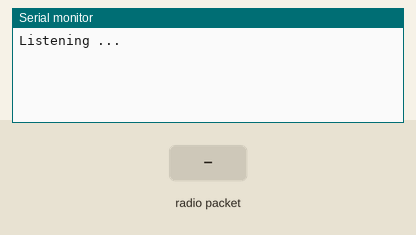
The sketch below on a simulated Arduino Uno, built with avr-gcc and run on an emulated ATmega328P. Parts: the last lines printed to the serial monitor. The inputs (shaded band) are chosen by the test bench. No radio packets arrive unless stated.

Above: at 1.2 s.
1.3 s: radio packet "1" arrives
At 2.1 s:
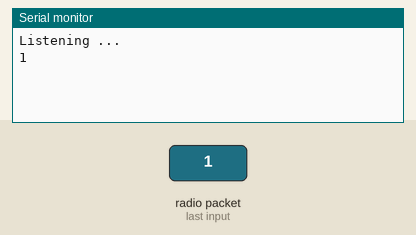
3.8 s: radio packet "0" arrives
At 5.2 s:
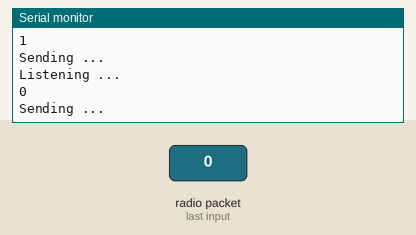
5.3 s: radio packet "2" arrives
At 6.6 s:
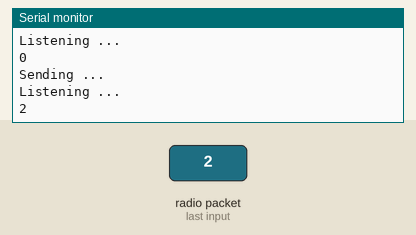

Measured:
- after the input at 1.3 s, the serial monitor: prints a new line at once (image 1)
- after the input at 3.8 s, the serial monitor: prints a new line at once (image 2)
- after the input at 5.3 s, the serial monitor: prints a new line after 0.52 s (image 3)

The sketch:

thermostats.ino
```cpp
/*
* Arduino Wireless Communication Tutorial
*       Example 1 - Receiver Code
*
* by Dejan Nedelkovski, www.HowToMechatronics.com
*
* Library: TMRh20/RF24, https://github.com/tmrh20/RF24/
*/
#include <SPI.h>
#include <nRF24L01.h>
#include <RF24.h>
RF24 radio(9, 8); // CE, CSN

const byte addresses[][6] = {"00001", "00010", "00020", "00025", "00030", "00035"};

int id = 1;
int chanel = (id * 2) + 1;
int q = 0;


void setup() {
  Serial.begin(9600);
  radio.begin();
  radio.openWritingPipe(addresses[chanel]);
  radio.openReadingPipe(0, addresses[chanel + 1]);
  radio.setPALevel(RF24_PA_MIN);
  //radio.setRetries(15,15);
  radio.setDataRate( RF24_250KBPS );
  //radio.printDetails();
}
void loop() {

  // RECEIVE
  Serial.println("Listening ...");
  radio.startListening();
    while(!radio.available()) {
  }
  char text[32] = "";
  radio.read(&text, sizeof(text));
  Serial.println(text);

  // SEND
  delay(1000);
  radio.stopListening();
  const char textTwo[32];
  sprintf(textTwo, "thermostat %d - %d", id, q);
  radio.write(&textTwo, sizeof(textTwo));
  Serial.println("Sending ...");

  delay(1000);
  q ++;
}
```
